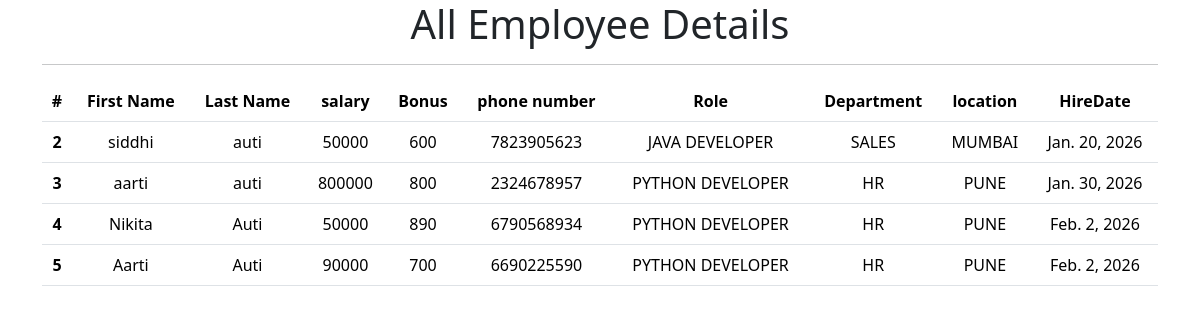
The app's page /All_emp with its own data.
### emp_app/models.py (models this page shows, shortened)
class Employee(models.Model):
    first_name = models.CharField(max_length=30, null=False)
    last_name = models.CharField(max_length=30)
    salary = models.IntegerField(default=0)
    bonus = models.IntegerField(default=0)
    phone = models.IntegerField(default=0)
    role = models.ForeignKey(Role, on_delete=models.CASCADE)
    dept = models.ForeignKey(Department, on_delete=models.CASCADE)
    hire_date = models.DateField()
    def __str__(self):
        return "%s %s %s" %(self.first_name, self.last_name, self.phone)

class Role(models.Model):
    name = models.CharField(max_length=100,null=False)

class Department(models.Model):
    name = models.CharField(max_length=100,null=False)
    location = models.CharField(max_length=100)

### emp_app/views.py (the view)
# urls.py: path('All_emp', views.All_emp, name='All_emp'),
def All_emp(request):
    emps = Employee.objects.all()
    context = {
        'emps': emps
    }
    print(context)
    return render(request, 'All_emp.html', context)

### emp_app/templates/All_emp.html (shortened to what this page needs)
<!DOCTYPE html>
<html lang="en">
<head>
    <link href="https://cdn.jsdelivr.net/npm/bootstrap@5.3.2/dist/css/bootstrap.min.css" rel="stylesheet">
</head>
<body>
<div class="container">
    <div class="text-center">
        <h1>All Employee Details</h1>
        <hr>
        <table class="table">
  <thead>
    <tr>
      <th scope="col">#</th>
      <th scope="col">First Name</th>
      <th scope="col">Last Name</th>
      <th scope="col">salary</th>
      <th scope="col">Bonus</th>
      <th scope="col">phone number</th>
      <th scope="col">Role</th>
      <th scope="col">Department</th>
      <th scope="col">location</th>
      <th scope="col">HireDate</th>
    </tr>
  </thead>
  {% for emp in emps %}
  <tbody>
    <tr>
      <th scope="row">{{emp.id}}</th>
      <td>{{emp.first_name}}</td>
      <td>{{emp.last_name}}</td>
      <td>{{emp.salary}}</td>
      <td>{{emp.bonus}}</td>
      <td>{{emp.phone}}</td>
      <td>{{emp.role.name}}</td>
      <td>{{emp.dept.name}}</td>
      <td>{{emp.dept.location}}</td>
      <td>{{emp.hire_date}}</td>
    </tr>
</tbody>
  {% endfor %}
</table>
    </div>
</div>
</body>
</html>

### records on screen
Employee: id "2", first_name "siddhi", last_name "auti", salary "50000", bonus "600", phone "7823905623", role.name "JAVA DEVELOPER", dept.name "SALES", dept.location "MUMBAI", hire_date "Jan. 20, 2026"
Employee: id "3", first_name "aarti", last_name "auti", salary "800000", bonus "800", phone "2324678957", role.name "PYTHON DEVELOPER", dept.name "HR", dept.location "PUNE", hire_date "Jan. 30, 2026"
Employee: id "4", first_name "Nikita", last_name "Auti", salary "50000", bonus "890", phone "6790568934", role.name "PYTHON DEVELOPER", dept.name "HR", dept.location "PUNE", hire_date "Feb. 2, 2026"
Employee: id "5", first_name "Aarti", last_name "Auti", salary "90000", bonus "700", phone "6690225590", role.name "PYTHON DEVELOPER", dept.name "HR", dept.location "PUNE", hire_date "Feb. 2, 2026"
